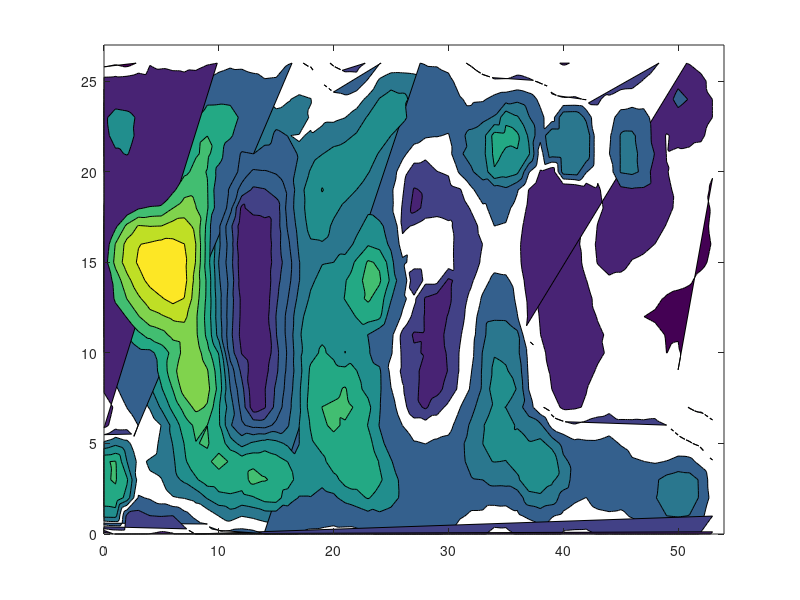

The MATLAB source for this figure: (Note: this script raises an error after producing the figure.)
red = importdata("red.csv");

[xq,yq] = meshgrid(0:.2:54, 0:.2:27);
redq = griddata(red(:,1), red(:,2), sqrt(red(:,3)), xq, yq);

[C,h] = contourf(xq, yq, redq);
h.LevelStep = 0.02;
h.LineStyle = "none";
colormap(hot)